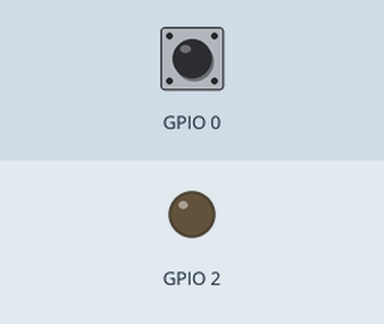
This program was run on a simulated ESP32. On the bench: output pins drawn as LEDs (lit = HIGH). Dashed ring = blinking. Inputs (shaded band) come from the test bench; at power-on: GPIO 0 HIGH.

Above: at 1.2 s.
1.3 s: GPIO 0 pulled LOW for 0.15 s
At 1.6 s:
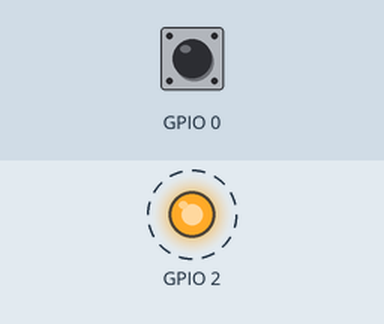
Timing chart, 0 to 10.3 s (numbered marks = the images above; inputs shaded):
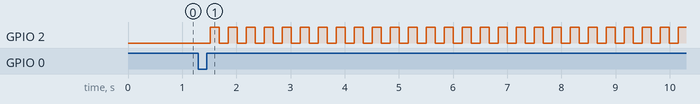

The program:

main.cpp
```cpp
#include <Arduino.h>
#include "temporizador.h"
#include "led.h"
#include "botao.h"

temporizador tempo_10s(10000);
led led_placa(2);
botao btn_boot(0);

void setup()
{
btn_boot.begin();

}

void loop()
{
btn_boot.update();
led_placa.update();

  if(btn_boot.pressionado())
  {
    if(tempo_10s.estaAtivo())
      tempo_10s.iniciar();

      else
      tempo_10s.reiniciar();

      led_placa.piscar(3);
  }
  if(tempo_10s.estaPronto())
  {
    led_placa.desligar();
    tempo_10s.parar();
  }


}
```

botao.h
```cpp
#ifndef BOTAO_H
#define BOTAO_H

#include <Arduino.h>

class botao
{
    private:
        uint8_t pino;
        bool estadoAtual = HIGH;
        bool estadoAnterior = HIGH;
        bool estadoConfimado = HIGH;
        bool flagAlteracao = false;
        bool flagPressionado = false;
        bool flagSolto = false;

        unsigned long tempoInicioEstado = 0;
        unsigned long tempoFiltro = 50;
        unsigned long tempoUltimaMudanca = 0;
        unsigned long duracaoEstado = 0;


    public:
        botao(uint8_t p);

        void begin();
        void update();

        bool pressionado();
        bool solto();
        bool alteracaoEstado();
        unsigned long duracaoUltimoEstado();

        void configuraFiltro(unsigned long tempo);
};

#endif
```

led.h
```cpp
#ifndef LED_H
#define LEDH

#include <Arduino.h>

class led
{
    private://Atributos(Caracteristicas)
        int pino;
        bool estadoLed;
        bool modoPiscar = false;
        unsigned long ultimaTroca = 0;
        unsigned long intervalo = 0;


    public://Metodos(Acoes)
        led(int pin); //*Metodo construtor tem o mesmo nome da classe

        void ligar();
        void desligar();
        void inverter();

        void piscar(float frequencia);
        void update();

        int getPino();
        unsigned long getIntervalo();
};


#endif
```

temporizador.h
```cpp
#ifndef TEMPORIZADOR_H
#define TEMPORIZADOR_H


#include <Arduino.h>

class temporizador
{
    private:
    unsigned long intervalo;
    bool ativo;
    unsigned long inicio;


    public:

    temporizador(unsigned long tempo_ms = 1000);
    void iniciar();
    void parar();
    void reiniciar();
    void definirIntervalo(unsigned long tempo_ms);

    bool estaPronto();
    bool estaAtivo();


};

#endif
```

botao.cpp
```cpp
#include "botao.h"

/**
 * @brief construtor da classe botao
 *
 * @param p Numero do pino digital ao qual o botao esta conectado
 */
botao::botao(uint8_t p) : pino(p) {}

/**
 * @brief Inicializa o botao
 *
 * Configura o pino como entrada. O modo pull-up padrao
 *
 */
void botao::begin()
{
    pinMode(pino, INPUT_PULLUP);
    estadoAtual = digitalRead(pino);
    estadoAnterior = estadoAtual;
    estadoConfimado = estadoAtual;
        tempoInicioEstado = millis();

}

 /**
 * @brief Define o tempo de filtro (debounce) para estabilizar as leituras do botao
 *
 * @param tempo Tempo de debounce em millissegundos
 */
void botao::configuraFiltro(unsigned long tempo)
{
    tempoFiltro = tempo;
}

/**
 * @brief Atualiza o estado interno do botao
 *
 * Deve ser chamada frequentemente dentro do loop principal
 * Detecta mudancas de estado e aciona as flags internas de
 * eventos (pressionado, solto e mudanca de estado)
 */
void botao::update()
{
    unsigned long agora = millis();
    estadoAtual = digitalRead(pino);
    flagAlteracao = false;
    flagPressionado = false;
    flagSolto = false;

    if(estadoAtual != estadoAnterior)
        tempoUltimaMudanca = agora;

    if((agora - tempoUltimaMudanca) > tempoFiltro)
    {
        if(estadoAtual != estadoConfimado)
        {
            estadoConfimado = estadoAtual;
            duracaoEstado = agora - tempoInicioEstado;
            tempoInicioEstado = agora;
            flagAlteracao = true;

            if(!estadoAtual)//*Botao Pressionado
            {
                flagPressionado = true;
            }
            else //*Botao solto
            {
                flagSolto = true;
            }
        }
    }
estadoAnterior = estadoAtual;
}

/**
 * @brief Verifica se o botao acabou de ser pressionado
 *
 * @return true se ouver uma transicao para o estado para o estado pressionado
 * na ultima atualizacao.
 */
bool botao::pressionado(){
    return flagPressionado;
}

/**
 * @brief Verifica se o botao acabou de ser solto
 *
 * @return true se ouver uma transicao para o estado para o estado solto
 * na ultima atualizacao.
 */
bool botao::solto(){
    return flagSolto;
}

/**
 * @brief Verifica se houve uma mudanca de estado no botao
 *
 * @return true se o estado do botao mudou (pressionado ou solto)
 * na ultima atualizacao
 */
bool botao::alteracaoEstado()
{
    return flagAlteracao;
}

/**
 * @brief Retorna a duracao em millissegundos do ultimo estadomantido (pressionado ou solto)
 *
 * @return Tempo em millissegundos que o botao permaneceu no ultimo estado
 */
unsigned long botao::duracaoUltimoEstado()
{
    return duracaoEstado;
}
```

led.cpp
```cpp
#include "Led.h"

led::led(int pin)
{
    pino = pin;
    estadoLed = false;
    pinMode(pino, OUTPUT);
    digitalWrite(pin, LOW);
}

void led::ligar()
{
    estadoLed = true;
    modoPiscar = false;
    digitalWrite(pino, HIGH);
}

void led::desligar()
{
    estadoLed = false;
    modoPiscar = false;
    digitalWrite(pino, LOW);
}

void led::inverter()
{
    estadoLed = !estadoLed;
    digitalWrite(pino, estadoLed);
}

void led::piscar(float frequencia)
{
    if(frequencia == 0) return;
    intervalo = 1000.0/(frequencia * 2);
    ultimaTroca = millis();
    modoPiscar = true;
}

void led::update()
{
    if(!modoPiscar) return;

    unsigned long agora = millis();
    if(agora - ultimaTroca >= intervalo)
    {
        inverter();
        ultimaTroca = agora;
    }
}

int led::getPino()
{
    return pino;
}

unsigned long led::getIntervalo()
{
    return intervalo;
}
```

temporizador.cpp
```cpp
#include "temporizador.h"
#include <Arduino.h>

temporizador::temporizador(unsigned long tempo_ms)
{
    intervalo = tempo_ms;
    ativo = false;
}

void temporizador::iniciar()
{
    inicio = millis();
    ativo = true;
}

void temporizador::parar()
{
    ativo = false;
}

bool temporizador::estaPronto()
{
    return ativo && ((millis() - inicio) >= intervalo);
}

void temporizador::reiniciar()
{
    inicio = millis();
    ativo = true;
}

bool temporizador::estaAtivo()
{
    return ativo;
}

void temporizador::definirIntervalo(unsigned long tempo_ms)
{
    intervalo = tempo_ms;
}
```

Measured:
- after the input at 1.3 s, GPIO 2: alternates HIGH for 0.17 s and LOW for 0.17 s, starting after 0.22 s
